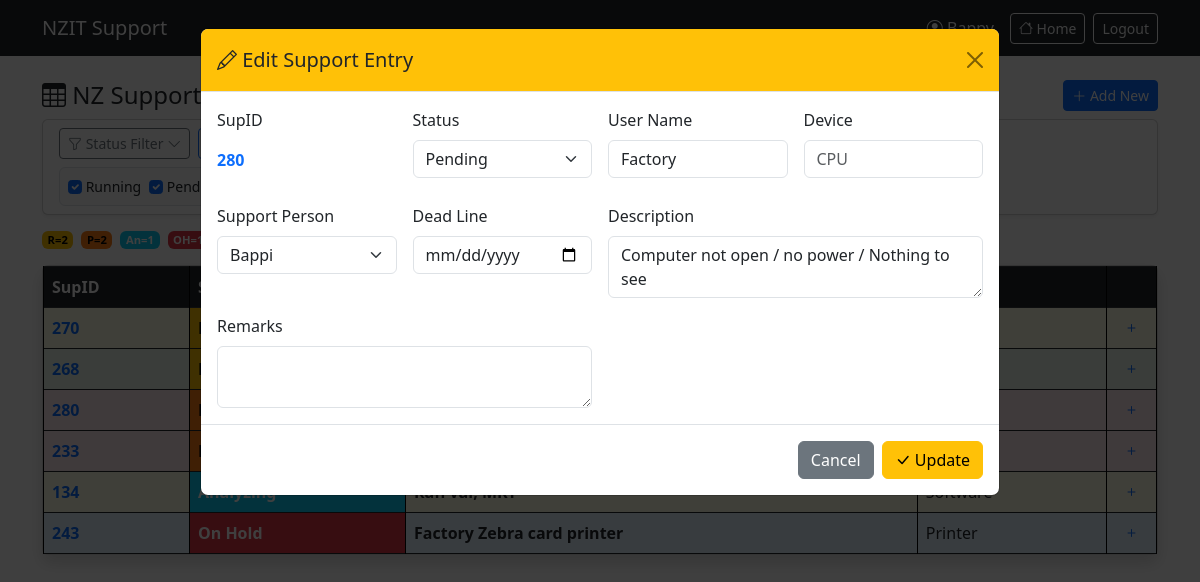
/nzsupportlist.php?edit=180 (signed in), run on the app's committed database.
### tables this page shows
CREATE TABLE `nzsupportlist` (
  `id` int(11) NOT NULL AUTO_INCREMENT,
  `sup_id` varchar(50) NOT NULL,
  `status` varchar(50) DEFAULT 'Pending',
  `user_name` varchar(100) NOT NULL,
  `device` varchar(200) DEFAULT NULL,
  `support_person` varchar(100) DEFAULT NULL,
  `start_date` date DEFAULT NULL,
  `description` text DEFAULT NULL,
  `remarks` text DEFAULT NULL,
  `deadline` date DEFAULT NULL,
  `remaining_days` int(11) DEFAULT 0,
  `end_date` date DEFAULT NULL,
  `created_at` timestamp NOT NULL DEFAULT current_timestamp(),
  PRIMARY KEY (`id`)
);

### config.php (called while the page is built, shortened)
<?php
function isLoggedIn() {
    return isset($_SESSION['user_id']);
}
function isAdmin() {
    return isset($_SESSION['role']) && $_SESSION['role'] === 'admin';
}
function hasPagePermission($pageName, $perm) {
    return isset($_SESSION['page_perms'][$pageName][$perm]) && $_SESSION['page_perms'][$pageName][$perm] == 1;
}

### nzsupportlist.php (the view, shortened to what this page needs)
<?php
require_once 'config.php';
$statuses = $conn->query("SELECT * FROM statuses ORDER BY sort_order");
$status_order = []; $colors = []; $text_colors = [];
if ($statuses && $statuses->num_rows > 0) {
    $statuses->data_seek(0);
    while ($s = $statuses->fetch_assoc()) {
        $status_order[$s['name']] = $s['abbreviation'] ?: substr($s['name'], 0, 2);
        $colors[$s['name']] = $s['color'];
        $text_colors[$s['name']] = $s['text_color'];
    }
}
$preserved_params = $_GET;
unset($preserved_params['delete'], $preserved_params['edit']);
$preserved_query = $preserved_params ? '?' . http_build_query($preserved_params) : '';
$edit_row = null;
if (isset($_GET['edit']) && hasPagePermission('nzsupportlist', 'can_update')) {
    $eid = intval($_GET['edit']);
    $res = $conn->query("SELECT * FROM nzsupportlist WHERE id = $eid");
    $edit_row = $res->fetch_assoc();
}
$page = max(1, intval($_GET['page'] ?? 1));
$limit = 100;
$offset = ($page - 1) * $limit;
$raw_status = $_GET['status'] ?? [];
$selected_statuses = is_array($raw_status) ? $raw_status : [];
if (empty($selected_statuses) && !array_key_exists('status', $_GET)) {
    $selected_statuses = ['Running', 'Pending', 'Analyzing', 'On Hold'];
}
$where = [];
$params = [];
$types = '';
if (!empty($selected_statuses)) {
    $placeholders = implode(',', array_fill(0, count($selected_statuses), '?'));
    $where[] = "status IN ($placeholders)";
    $params = array_merge($params, $selected_statuses);
    $types .= str_repeat('s', count($selected_statuses));
}
$where_clause = $where ? 'WHERE ' . implode(' AND ', $where) : '';
$data_sql = "SELECT * FROM nzsupportlist $where_clause ORDER BY id DESC LIMIT $limit OFFSET $offset";
$stmt = $conn->prepare($data_sql);
if ($params) $stmt->bind_param($types, ...$params);
$stmt->execute();
$result = $stmt->get_result();
$status_counts = [];
$cnt_res = $conn->query("SELECT status, COUNT(*) AS cnt FROM nzsupportlist GROUP BY status");
if ($cnt_res) {
    while ($c = $cnt_res->fetch_assoc()) {
        $status_counts[$c['status']] = $c['cnt'];
    }
}
?>
<!DOCTYPE html>
<html lang="en">
<head>
    <link href="https://cdn.jsdelivr.net/npm/bootstrap@5.3.0/dist/css/bootstrap.min.css" rel="stylesheet">
    <link href="https://cdn.jsdelivr.net/npm/bootstrap-icons@1.11.0/font/bootstrap-icons.css" rel="stylesheet">
</head>
<body>
    <nav class="navbar navbar-expand-lg navbar-dark bg-dark">
        <div class="container">
            <a class="navbar-brand" href="index.php">NZIT Support</a>
            <div class="d-flex align-items-center gap-2">
                <?php if (isLoggedIn()): ?>
                    <span class="text-light me-2">
                    </span>
                    <a href="index.php" class="btn btn-outline-light btn-sm">
                        <i class="bi bi-house"></i> Home
                    </a>
                    <a href="logout.php" class="btn btn-outline-light btn-sm">Logout</a>
                <?php endif; ?>
            </div>
        </div>
    </nav>
    <div class="container py-4">
        <div class="d-flex flex-wrap justify-content-between align-items-center mb-2 gap-2">
            <h4 class="mb-0"><i class="bi bi-table"></i> NZ Support List</h4>
            <div class="d-flex gap-2">
                <?php if (isLoggedIn() && hasPagePermission('nzsupportlist', 'can_edit')): ?>
                    <button class="btn btn-primary btn-sm" data-bs-toggle="modal" data-bs-target="#addModal">
                        <i class="bi bi-plus-lg"></i> Add New
                    </button>
                <?php endif; ?>
            </div>
        </div>
        <form method="get" class="card shadow-sm mb-3">
            <div class="card-body py-2 px-3">
                <div class="row g-2 align-items-center">
                    <div class="col-md-8">
                        <div class="d-flex flex-wrap align-items-center gap-2">
                            <button class="btn btn-outline-secondary btn-sm" type="button" data-bs-toggle="collapse" data-bs-target="#statusFilterCollapse">
                                <i class="bi bi-funnel"></i> Status Filter <i class="bi bi-chevron-down"></i>
                            </button>
                            <button class="btn btn-outline-primary btn-sm" type="button" onclick="sortByPriority()" title="Sort by Priority"><i class="bi bi-sort-down"></i></button>
                        </div>
                        <div class="collapse show mt-2" id="statusFilterCollapse">
                            <div class="d-flex flex-wrap align-items-center gap-2 p-2 border rounded bg-light">
                                <?php foreach ($status_order as $st_name => $st_abbr):
                                    $checked = in_array($st_name, $selected_statuses) || (empty($selected_statuses) && in_array($st_name, ['Running','Pending','Analyzing','On Hold']));
                                ?>
                                    <label class="form-check-label small" style="cursor:pointer">
                                        <input type="checkbox" name="status[]" class="form-check-input status-filter" value="<?= $st_name ?>" <?= $checked ? 'checked' : '' ?> onchange="this.form.submit()">
                                        <?= $st_name ?>
                                    </label>
                                <?php endforeach; ?>
                            </div>
                        </div>
                    </div>
                </div>
            </div>
        </form>
        <div class="d-flex flex-wrap align-items-center gap-2 mb-3">
            <?php foreach ($status_order as $status => $abbr): ?>
                <?php $cnt = $status_counts[$status] ?? 0; ?>
                <span class="badge fw-bold" style="padding:0.2rem 0.35rem;background:<?= $colors[$status] ?>;color:<?= $text_colors[$status] ?>;font-size:0.7rem;">
                    <?= $abbr ?>=<?= $cnt ?>
                </span>
            <?php endforeach; ?>
        </div>
        <div class="card shadow">
            <div class="card-body p-0">
                <div class="table-responsive">
                    <table class="table table-bordered table-hover mb-0">
                        <thead class="table-dark">
                            <tr>
                                <th>SupID</th>
                                <th>Status</th>
                                <th>User Name</th>
                                <th>Device</th>
                                <th width="50"></th>
                            </tr>
                        </thead>
                        <tbody>
                            <?php if ($result && $result->num_rows > 0): ?>
                                <?php $shade_idx = 0; while ($row = $result->fetch_assoc()): ?>
                                    <tr class="main-row shade-<?= $shade_idx ?>" data-id="<?= $row['id'] ?>">
                                        <td style="cursor:pointer;" class="sup-id-cell">
                                            <strong class="text-primary"><?= htmlspecialchars($row['sup_id']) ?></strong>
                                        </td>
                                        <?php
                                        $st = trim($row['status']);
                                        $bg = $colors[$st] ?? '#6c757d';
                                        $tc = $text_colors[$st] ?? '#fff';
                                        ?>
                                        <td class="status-cell" style="cursor:pointer;background:<?= $bg ?>;color:<?= $tc ?>;">
                                            <span class="status-badge fw-bold"><?= htmlspecialchars($row['status']) ?></span>
                                        </td>
                                        <td><strong><?= htmlspecialchars($row['user_name']) ?></strong></td>
                                        <td><?= htmlspecialchars($row['device']) ?></td>
                                        <td class="text-center" style="cursor:pointer;">
                                            <i class="bi bi-plus toggle-icon text-primary"></i>
                                        </td>
                                    </tr>
                                <?php $shade_idx = ($shade_idx + 1) % 4; endwhile; ?>
                            <?php endif; ?>
                        </tbody>
                    </table>
                </div>
            </div>
        </div>
    </div>
    <?php if ($edit_row && isLoggedIn()): ?>
    <div class="modal fade show" id="editModal" tabindex="-1" style="display:block;background:rgba(0,0,0,.5);">
        <div class="modal-dialog modal-lg">
            <div class="modal-content">
                <form method="post">
                    <div class="modal-header bg-warning text-dark">
                        <h5 class="modal-title"><i class="bi bi-pencil"></i> Edit Support Entry</h5>
                        <a href="nzsupportlist.php<?= $preserved_query ?>" class="btn-close"></a>
                    </div>
                    <div class="modal-body">
                        <div class="row g-3">
                            <div class="col-md-3">
                                <label class="form-label">SupID</label>
                                <p class="fw-bold text-primary pt-2"><?= htmlspecialchars($edit_row['sup_id']) ?></p>
                            </div>
                            <div class="col-md-3">
                                    <label class="form-label">Status</label>
                                    <select name="status" class="form-select">
                                        <?php foreach ($status_order as $st_name => $st_abbr):
                                            if ($st_name === 'Complete') continue; ?>
                                            <option value="<?= $st_name ?>" <?= $edit_row['status']==$st_name?'selected':'' ?>><?= $st_name ?></option>
                                        <?php endforeach; ?>
                                    </select>
                                </div>
                            <div class="col-md-3">
                                <label class="form-label">User Name</label>
                                <input type="text" name="user_name" class="form-control" value="<?= htmlspecialchars($edit_row['user_name']) ?>" required>
                            </div>
                            <div class="col-md-3">
                                <label class="form-label">Device</label>
                                <div class="search-dropdown">
                                    <input type="text" class="form-control" readonly placeholder="<?= htmlspecialchars($edit_row['device']) ?: '-- Select --' ?>" data-bs-toggle="dropdown" data-bs-auto-close="outside">
                                </div>
                            </div>
                            <div class="col-md-3">
                                <label class="form-label">Support Person</label>
                                <select name="support_person" class="form-select">
                                    <option value="Bappi" <?= $edit_row['support_person']=='Bappi'?'selected':'' ?>>Bappi</option>
                                </select>
                            </div>
                            <div class="col-md-3">
                                <label class="form-label">Dead Line</label>
                                <input type="date" name="deadline" class="form-control" value="<?= htmlspecialchars($edit_row['deadline']) ?>">
                            </div>
                            <div class="col-md-6">
                                <label class="form-label">Description</label>
                                <textarea name="description" class="form-control" rows="2"><?= htmlspecialchars($edit_row['description']) ?></textarea>
                            </div>
                            <div class="col-md-6">
                                <label class="form-label">Remarks</label>
                                <textarea name="remarks" class="form-control" rows="2"><?= htmlspecialchars($edit_row['remarks']) ?></textarea>
                            </div>
                        </div>
                    </div>
                    <div class="modal-footer">
                        <a href="nzsupportlist.php<?= $preserved_query ?>" class="btn btn-secondary">Cancel</a>
                        <button type="submit" class="btn btn-warning"><i class="bi bi-check-lg"></i> Update</button>
                    </div>
                </form>
            </div>
        </div>
    </div>
    <?php endif; ?>
</body>
</html>

### nzsupportlist.php (style rules this page uses)
.main-row td { vertical-align: middle; }
.table-bordered, .table-bordered td, .table-bordered th { border-color: #000 !important; }
.table-bordered { border: none !important; }
.main-row.shade-0 td:not(.status-cell) { background: #ffebee; }
.main-row.shade-1 td:not(.status-cell) { background: #fffde7; }
.main-row.shade-2 td:not(.status-cell) { background: #e8f5e9; }
.main-row.shade-3 td:not(.status-cell) { background: #e3f2fd; }
.main-row { transition: all 0.2s ease; }
.status-cell { font-weight: 600; }
.table-responsive { overflow-x: auto; -webkit-overflow-scrolling: touch; }
.search-dropdown { position: relative; }

### data on the page
nzsupportlist: sup "280", status "Pending", user_name "Factory", device "CPU", support_person "Bappi", description "Computer not open / no power / Nothing to see"
nzsupportlist: sup "270"
nzsupportlist: sup "268"
nzsupportlist: sup "243", status "On Hold", user_name "Factory Zebra card printer", device "Printer"
nzsupportlist: sup "233"
nzsupportlist: sup "134"

### other printed values
$st_name "Running"
$st_name "Pending"
$abbr "R"
$cnt "2"
$abbr "P"
$abbr "An"
$cnt "1"
$abbr "OH"
